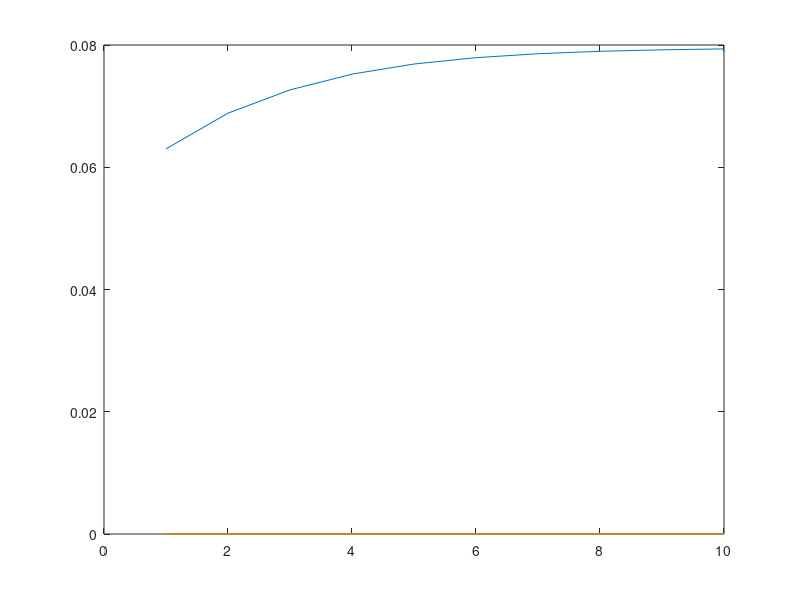

Here is the MATLAB script that generated this plot:
%gaussFilt = zeros(5,5);
normfactor = 1/(2*pi);
%create gaussian filter
for i = 1:9
    for j = 1:9
        x = j-5;
        y = 5-i;
        gaussFilt(i,j) = normfactor*exp(-0.5*(x^2 + y^2));
    end
end
%loop to compare i iterations of const filter with gauss filter. 
constFilt = (1/81)*ones(9,9);
repConstFilt = constFilt;
resids = zeros(10);
for i = 1:10
    repConstFilt = filter2(constFilt,repConstFilt,'same');
    resids(i) = sum(sum((repConstFilt-gaussFilt).^2));
end
figure
plot(1:10,resids);   